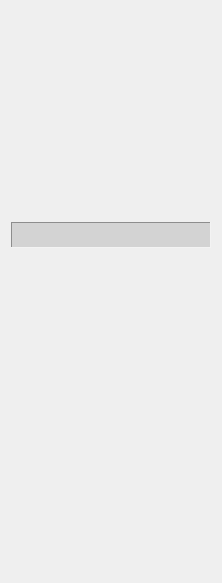
<?xml version="1.0" encoding="UTF-8"?>
<ui version="4.0">
 <class>myFrame</class>
 <widget class="QFrame" name="myFrame">
  <property name="geometry">
   <rect>
    <x>0</x>
    <y>0</y>
    <width>218</width>
    <height>583</height>
   </rect>
  </property>
  <property name="windowTitle">
   <string>Frame</string>
  </property>
  <property name="styleSheet">
   <string notr="true"/>
  </property>
  <property name="frameShape">
   <enum>QFrame::NoFrame</enum>
  </property>
  <property name="frameShadow">
   <enum>QFrame::Plain</enum>
  </property>
  <layout class="QVBoxLayout" name="verticalLayout">
   <item>
    <widget class="QLabel" name="label_2">
     <property name="sizePolicy">
      <sizepolicy hsizetype="Fixed" vsizetype="Fixed">
       <horstretch>0</horstretch>
       <verstretch>0</verstretch>
      </sizepolicy>
     </property>
     <property name="minimumSize">
      <size>
       <width>150</width>
       <height>205</height>
      </size>
     </property>
     <property name="maximumSize">
      <size>
       <width>150</width>
       <height>205</height>
      </size>
     </property>
     <property name="autoFillBackground">
      <bool>false</bool>
     </property>
     <property name="styleSheet">
      <string notr="true">background-color:transparent;padding:5px</string>
     </property>
     <property name="frameShape">
      <enum>QFrame::NoFrame</enum>
     </property>
     <property name="frameShadow">
      <enum>QFrame::Plain</enum>
     </property>
     <property name="text">
      <string/>
     </property>
    </widget>
   </item>
   <item>
    <widget class="QLabel" name="versionLabel">
     <property name="minimumSize">
      <size>
       <width>200</width>
       <height>0</height>
      </size>
     </property>
     <property name="maximumSize">
      <size>
       <width>200</width>
       <height>16777215</height>
      </size>
     </property>
     <property name="styleSheet">
      <string notr="true">background-color:lightgrey;padding:5px</string>
     </property>
     <property name="frameShape">
      <enum>QFrame::Panel</enum>
     </property>
     <property name="frameShadow">
      <enum>QFrame::Sunken</enum>
     </property>
     <property name="text">
      <string/>
     </property>
    </widget>
   </item>
   <item>
    <spacer name="verticalSpacer">
     <property name="orientation">
      <enum>Qt::Vertical</enum>
     </property>
     <property name="sizeHint" stdset="0">
      <size>
       <width>20</width>
       <height>40</height>
      </size>
     </property>
    </spacer>
   </item>
  </layout>
 </widget>
 <resources/>
 <connections/>
</ui>
